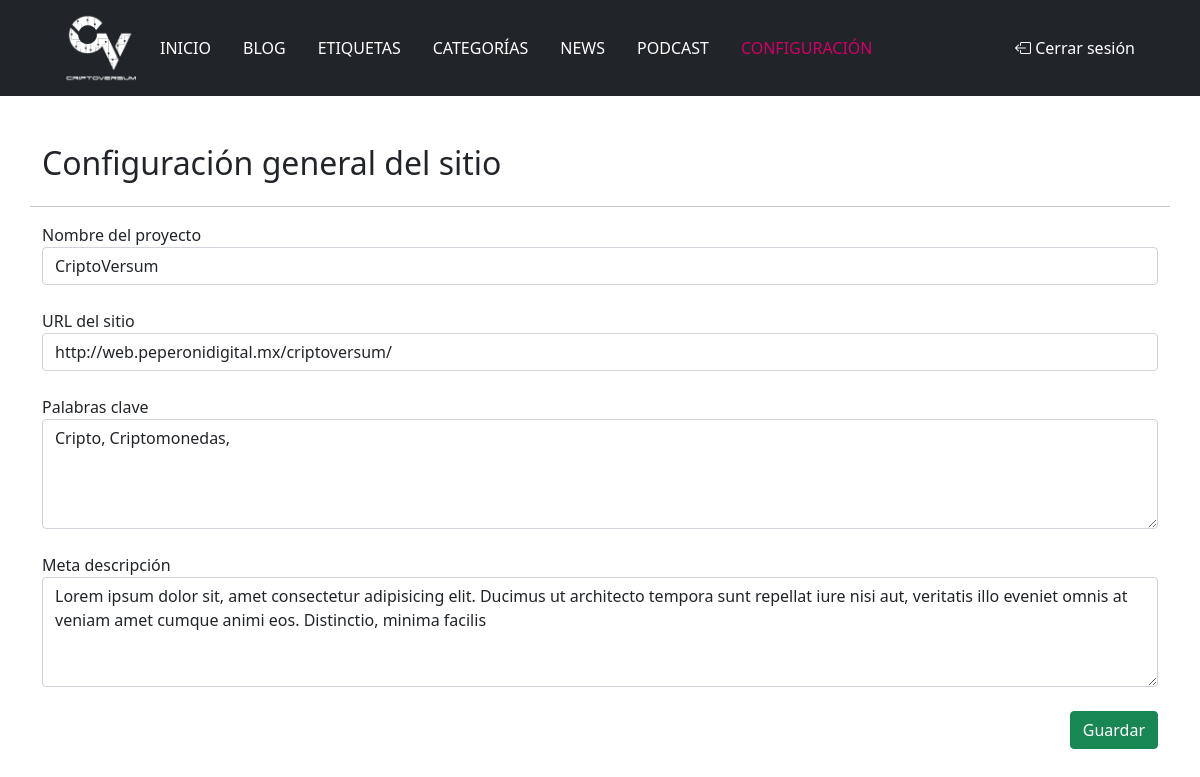
Page /criptoadmin/index.php?q=configuracion (signed in) on the committed database.
### tables this page shows
CREATE TABLE `configuracion` (
  `id` int(1) NOT NULL,
  `proyecto` varchar(100) DEFAULT NULL,
  `url` varchar(250) DEFAULT NULL,
  `keywords` varchar(250) DEFAULT NULL,
  `descripcion` text
);

### criptoadmin/class/db.php (called while the page is built, shortened)
<?
include_once('../configuracion.php');
class db{
    function __construct()
    {
        if (!$this->dbconexion = new mysqli(DB_SERVERNAME, DB_USERNAME, DB_PASSWORD, DB_NAME)) {
            echo '<div class="alert alert-danger" role="alert">
                    Ocurrio un error al conectarse.
                </div>';
        }
    }
    function db_query( $sql = "", $tipo_query = 0 )
	{
		if( !$resultado = $this->dbconexion->query($sql) )
				return false;
		switch( $tipo_query )
		{
			case 1:
				$arr_datos_consulta = array();
				while ( $row = $resultado->fetch_array(MYSQLI_ASSOC) )
				{
					array_push($arr_datos_consulta, $row);
				}
				return $arr_datos_consulta;
			break;
		}
		return false;
	}
}

### criptoadmin/class/admin.php (called while the page is built, shortened)
<?
include_once(URL_SERVIDOR . '/class/db.php');
class admin
{
    function __construct()
    {
        $this->db = new db();
    }
    public function configuracion_detalle(){
        $sql = sprintf(
            "SELECT * FROM configuracion"
        );
        if (!$array_configuracion = $this->db->db_query($sql, 1))
            return false;
        return $array_configuracion[0];
    }
}

### criptoadmin/template/secciones/configuracion.php (the view, shortened to what this page needs)
<?
$configuracion = $admin->configuracion_detalle();
?>
<h2 class="mb-4">Configuraci&oacute;n general del sitio</h2>
<hr>
<form action="index.php?q=configuracion&g=g" method="post">
    <div class="row">
        <div class="col-lg-12">
            <div class="mb-4">
                <label for="nombre_proyecto">Nombre del proyecto</label>
                <input type="text" name="nombre_proyecto" id="nombre_proyecto" placeholder="Mi empresa" class="form-control" value="<?= $configuracion['proyecto'] ?>" />
            </div>
            <div class="mb-4">
                <label for="dominio">URL del sitio</label>
                <input type="text" name="dominio" id="dominio" placeholder="http://www.dominio.com" class="form-control" value="<?= $configuracion['url'] ?>" />
            </div>
            <div class="mb-4">
                <label for="Keywords">Palabras clave</label>
                <textarea name="keywords" id="keywords" rows="4" class="form-control" placeholder="Separadas por ,"><?= $configuracion['keywords'] ?></textarea>
            </div>
            <div class="mb-4">
                <label for="description">Meta descripci&oacute;n</label>
                <textarea name="description" id="description" rows="4" class="form-control" placeholder="Descripci&oacute;n del sitio"><?= $configuracion['descripcion'] ?></textarea>
            </div>
            <div class="text-end">
                <button type="submit" class="btn btn-success">Guardar</button>
            </div>
        </div>
    </div>
</form>

### rows in the picture
configuracion: nombre_proyecto "CriptoVersum", dominio "http://web.peperonidigital.mx/criptoversum/", keywords "Cripto, Criptomonedas,", description "Lorem ipsum dolor sit, amet consectetur adipisicing elit. Ducimus ut architecto tempora sunt repellat iure nisi aut, veritatis illo eveniet omnis at veniam amet cumque animi eos. Distinctio, minima facilis"
